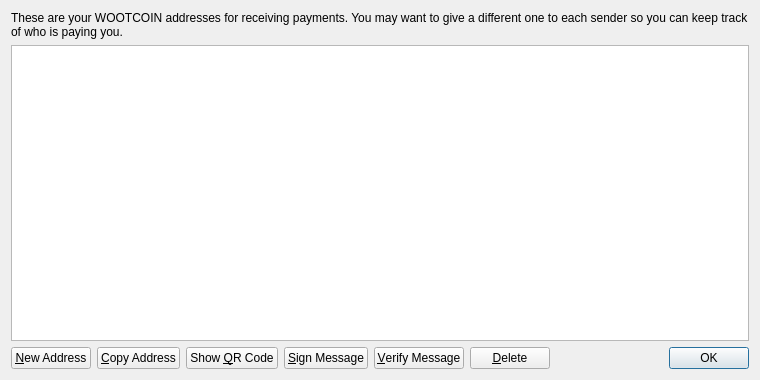
<?xml version="1.0" encoding="UTF-8"?>
<ui version="4.0">
 <class>AddressBookPage</class>
 <widget class="QWidget" name="AddressBookPage">
  <property name="geometry">
   <rect>
    <x>0</x>
    <y>0</y>
    <width>760</width>
    <height>380</height>
   </rect>
  </property>
  <property name="windowTitle">
   <string>Address Book</string>
  </property>
  <layout class="QVBoxLayout" name="verticalLayout">
   <item>
    <widget class="QLabel" name="labelExplanation">
     <property name="text">
      <string>These are your WOOTCOIN addresses for receiving payments. You may want to give a different one to each sender so you can keep track of who is paying you.</string>
     </property>
     <property name="textFormat">
      <enum>Qt::PlainText</enum>
     </property>
     <property name="wordWrap">
      <bool>true</bool>
     </property>
    </widget>
   </item>
   <item>
    <widget class="QTableView" name="tableView">
     <property name="contextMenuPolicy">
      <enum>Qt::CustomContextMenu</enum>
     </property>
     <property name="toolTip">
      <string>Double-click to edit address or label</string>
     </property>
     <property name="tabKeyNavigation">
      <bool>false</bool>
     </property>
     <property name="alternatingRowColors">
      <bool>true</bool>
     </property>
     <property name="selectionMode">
      <enum>QAbstractItemView::SingleSelection</enum>
     </property>
     <property name="selectionBehavior">
      <enum>QAbstractItemView::SelectRows</enum>
     </property>
     <property name="sortingEnabled">
      <bool>true</bool>
     </property>
     <attribute name="verticalHeaderVisible">
      <bool>false</bool>
     </attribute>
    </widget>
   </item>
   <item>
    <layout class="QHBoxLayout" name="horizontalLayout">
     <item>
      <widget class="QPushButton" name="newAddressButton">
       <property name="toolTip">
        <string>Create a new address</string>
       </property>
       <property name="text">
        <string>&amp;New Address</string>
       </property>
       <property name="icon">
        <iconset resource="../bitcoin.qrc">
         <normaloff>:/icons/add</normaloff>:/icons/add</iconset>
       </property>
      </widget>
     </item>
     <item>
      <widget class="QPushButton" name="copyToClipboard">
       <property name="toolTip">
        <string>Copy the currently selected address to the system clipboard</string>
       </property>
       <property name="text">
        <string>&amp;Copy Address</string>
       </property>
       <property name="icon">
        <iconset resource="../bitcoin.qrc">
         <normaloff>:/icons/editcopy</normaloff>:/icons/editcopy</iconset>
       </property>
      </widget>
     </item>
     <item>
      <widget class="QPushButton" name="showQRCode">
       <property name="text">
        <string>Show &amp;QR Code</string>
       </property>
       <property name="icon">
        <iconset resource="../bitcoin.qrc">
         <normaloff>:/icons/qrcode</normaloff>:/icons/qrcode</iconset>
       </property>
      </widget>
     </item>
     <item>
      <widget class="QPushButton" name="signMessage">
       <property name="toolTip">
        <string>Sign a message to prove you own a Bitcoin address</string>
       </property>
       <property name="text">
        <string>&amp;Sign Message</string>
       </property>
       <property name="icon">
        <iconset resource="../bitcoin.qrc">
         <normaloff>:/icons/edit</normaloff>:/icons/edit</iconset>
       </property>
      </widget>
     </item>
     <item>
      <widget class="QPushButton" name="verifyMessage">
       <property name="toolTip">
        <string>Verify a message to ensure it was signed with a specified Bitcoin address</string>
       </property>
       <property name="text">
        <string>&amp;Verify Message</string>
       </property>
       <property name="icon">
        <iconset resource="../bitcoin.qrc">
         <normaloff>:/icons/transaction_0</normaloff>:/icons/transaction_0</iconset>
       </property>
      </widget>
     </item>
     <item>
      <widget class="QPushButton" name="deleteButton">
       <property name="toolTip">
        <string>Delete the currently selected address from the list. Only sending addresses can be deleted.</string>
       </property>
       <property name="text">
        <string>&amp;Delete</string>
       </property>
       <property name="icon">
        <iconset resource="../bitcoin.qrc">
         <normaloff>:/icons/remove</normaloff>:/icons/remove</iconset>
       </property>
      </widget>
     </item>
     <item>
      <spacer name="horizontalSpacer">
       <property name="orientation">
        <enum>Qt::Horizontal</enum>
       </property>
       <property name="sizeHint" stdset="0">
        <size>
         <width>40</width>
         <height>20</height>
        </size>
       </property>
      </spacer>
     </item>
     <item>
      <widget class="QDialogButtonBox" name="buttonBox">
       <property name="sizePolicy">
        <sizepolicy hsizetype="Maximum" vsizetype="Fixed">
         <horstretch>0</horstretch>
         <verstretch>0</verstretch>
        </sizepolicy>
       </property>
       <property name="standardButtons">
        <set>QDialogButtonBox::Ok</set>
       </property>
      </widget>
     </item>
    </layout>
   </item>
  </layout>
 </widget>
 <resources>
  <include location="../bitcoin.qrc"/>
 </resources>
 <connections/>
</ui>
